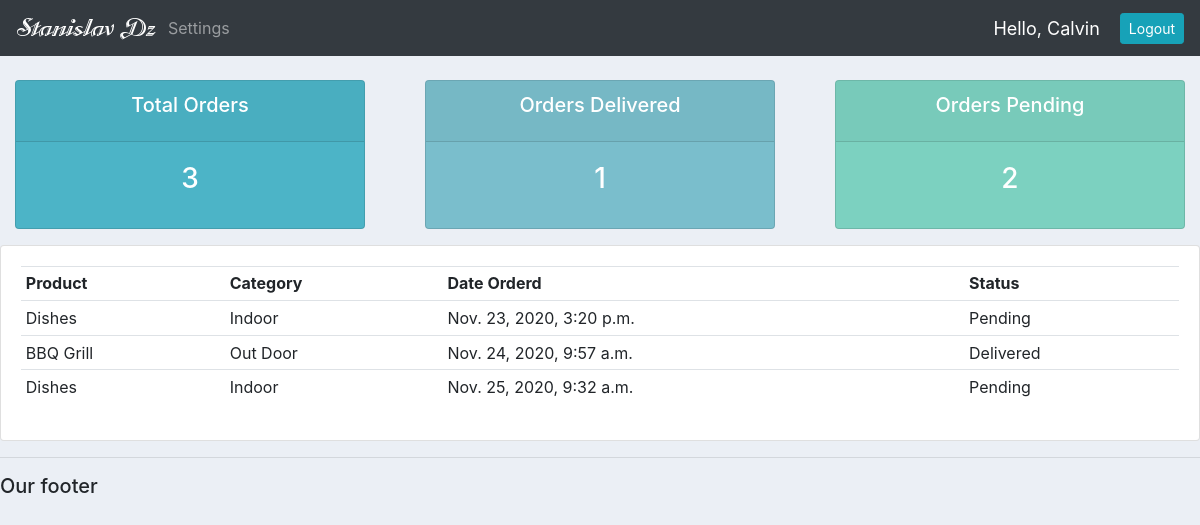
/user/ (signed in), run on the app's committed database.
### accounts/models.py (models this page shows, shortened)
class Order(models.Model):
    STATUS = (
        ('Pending', 'Pending'),
        ('Out of delivery', 'Out of delivery'),
        ('Delivered', 'Delivered')
    )
    customer = models.ForeignKey(Customer, null=True, on_delete=models.SET_NULL)
    product = models.ForeignKey(Product, null=True, on_delete=models.SET_NULL)
    date_created = models.DateTimeField(auto_now_add=True)
    status = models.CharField(max_length=200, null=True, choices=STATUS)

class Product(models.Model):
    CATEGORY = (
        ('Indoor', 'Indoor'),
        ('Out Door', 'Out Door'),
    )
    name = models.CharField(max_length=200, null=True)
    price = models.FloatField(null=True)
    category = models.CharField(max_length=200, null=True, choices=CATEGORY)
    description = models.CharField(max_length=200, null=True, blank=True)
    date_created = models.DateTimeField(auto_now_add=True)
    tags = models.ManyToManyField(Tag)
    def __str__(self):
        return self.name

### accounts/decorators.py (the view)
        def wrapper_func(request, *args, **kwargs):
            group = None
            if request.user.groups.exists():
                group = request.user.groups.all()[0].name
            if group in allowed_roles:
                return view_func(request, *args, **kwargs)
            else:
                return HttpResponse('You are not authorized to view this page')

### accounts/views.py (called while the page is built)
@login_required(login_url='login')
@allowed_users(allowed_roles=['customer'])
def userPage(request):
    orders = request.user.customer.order_set.all()
    total_orders = orders.count()
    delivered = orders.filter(status='Delivered').count()
    pending = orders.filter(status='Pending').count()
    context = {'orders': orders,
               'total_orders': total_orders,
               'delivered': delivered,
               'pending': pending
               }
    return render(request, 'accounts/user.html', context)

### accounts/templates/accounts/user.html
{% extends 'accounts/main.html' %}
{% block content %}
    {% include 'accounts/status.html' %}
<div class="row">
	<div class="col-md">
		<div class="card card-body">
			<table class="table table-sm">
				<tr>
					<th>Product</th>
					<th>Category</th>
					<th>Date Orderd</th>
					<th>Status</th>
				</tr>
                {% for order in orders %}
                    <tr>
                        <td>{{ order.product }}</td>
                        <td>{{ order.product.category }}</td>
                        <td>{{ order.date_created }}</td>
                        <td>{{ order.status }}</td>
                    </tr>
                {% endfor %}
			</table>
		</div>
	</div>
</div>
{% endblock content %}

### accounts/templates/accounts/main.html (shortened to what this page needs)
{% load static %}
<!DOCTYPE html>
<html lang="en">
<head>
    <link rel="stylesheet" href="https://stackpath.bootstrapcdn.com/bootstrap/4.3.1/css/bootstrap.min.css">
    <link rel="stylesheet" type="text/css" href="{% static '/css/main.css' %}">
</head>
<body>
    {% include 'accounts/navbar.html' %}
    {% block content %}
    {% endblock content %}
    <hr>
    <h5>Our footer</h5>
</body>
</html>

### accounts/templates/accounts/navbar.html (shortened to what this page needs)
{% load static %}
<nav class="navbar navbar-expand-lg navbar-dark bg-dark">
  <img src="{% static 'images/logo.png' %}">
  <div class="collapse navbar-collapse" id="navbarNav">
    <ul class="navbar-nav">
        {% if request.user.is_staff %}
      <li class="nav-item active">
        <a class="nav-link" href="{% url 'home' %}">Dashboard</a>
      </li>
      <li class="nav-item">
        <a class="nav-link" href="{% url 'products' %}">Products</a>
      </li>
            {% else %}
            <li class="nav-item">
        <a class="nav-link" href="{% url 'account' %}">Settings</a>
      </li>
        {% endif %}
    </ul>
  </div>
    <span class="hello-msg">Hello, {{ request.user }} </span>
    <span><a class="btn btn-sm btn-info" href="{% url 'logout' %}">Logout</a> </span>
</nav>

### accounts/templates/accounts/status.html
<br>
<div class="row">
	<div class="col">
		<div class="col-md">
			<div class="card text-center text-white  mb-3" id="total-orders">
			  	<div class="card-header">
			  		<h5 class="card-title">Total Orders</h5>
			  	</div>
			  	<div class="card-body">
			    	<h3 class="card-title">{{ total_orders }}</h3>
			  	</div>
			</div>
		</div>
	</div>
	<div class="col">
		<div class="col-md">
			<div class="card text-center text-white  mb-3" id="orders-delivered">
			  	<div class="card-header">
			  		<h5 class="card-title">Orders Delivered</h5>
			  	</div>
			  	<div class="card-body">
			    	<h3 class="card-title">{{ delivered }}</h3>
			  	</div>
			</div>
		</div>
	</div>
	<div class="col">
		<div class="col-md">
			<div class="card text-center text-white  mb-3" id="orders-pending">
			  	<div class="card-header">
			  		<h5 class="card-title">Orders Pending</h5>
			  	</div>
			  	<div class="card-body">
			    	<h3 class="card-title">{{ pending }}</h3>
			  	</div>
			</div>
		</div>
	</div>
</div>

### static/css/main.css (style rules this page uses)
body { background-color: #ebeff5; }
#total-orders { background-color: #4cb4c7; }
#orders-delivered { background-color: #7abecc; }
#orders-pending { background-color: #7CD1C0; }

### accounts/templates/accounts/navbar.html (style rules this page uses)
.hello-msg { font-size: 18px; color: white; margin-right: 20px; }

### data on the page
Order: product "Dishes", product.category "Indoor", date_created "Nov. 23, 2020, 3:20 p.m.", status "Pending"
Order: product "BBQ Grill", product.category "Out Door", date_created "Nov. 24, 2020, 9:57 a.m.", status "Delivered"
Order: product "Dishes", product.category "Indoor", date_created "Nov. 25, 2020, 9:32 a.m.", status "Pending"

### other printed values
{{ request.user }} "Calvin"
{{ total_orders }} "3"
{{ delivered }} "1"
{{ pending }} "2"
